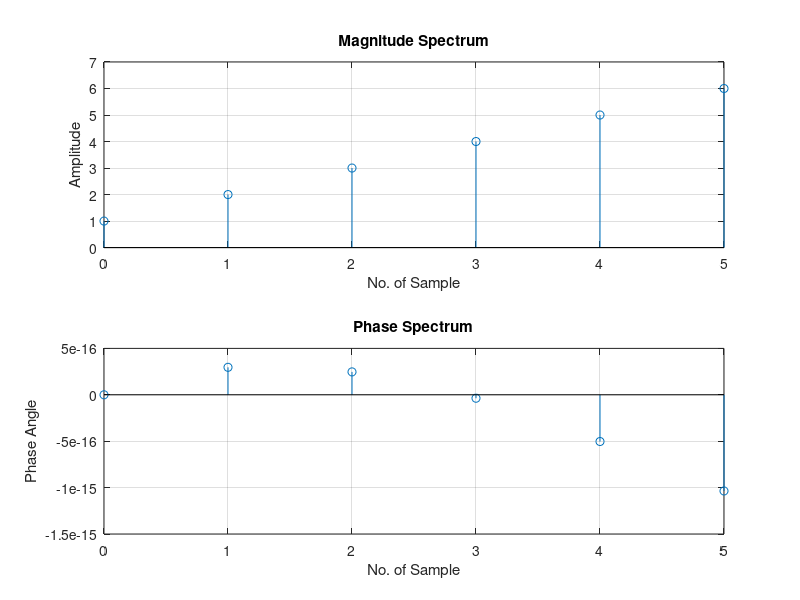

Recreate this plot in MATLAB.
clc; % Clear the command window
close all; % Close all figure windows
clear all; % Clear all variables from the workspace

% Define the sequence in the frequency domain
X = [21, -3 + 5.1962i, -3 + 1.7321i, -3, -3 - 1.7321i, -3 - 5.1962i]; 
N = 6; % Length of the IDFT

xlen = length(X); % Length of the input sequence X(K)
if N > xlen
    % If N is greater than the length of X(K), zero-pad X to length N
    X = [X zeros(1, N - xlen)];
elseif N < xlen
    % If N is less than the length of X(K), truncate X to length N
    X = X(1:N);
end

% Create vectors for n and k
n = 0:(N-1); % Time index
k = 0:(N-1); % Frequency index

% Create the matrix of nk products (outer product of n and k)
nk = n' * k;

% Construct the IDFT matrix W using the formula W = exp(i * 2 * pi / N) .^ nk
W = exp(i * 2 * pi / N) .^ nk;

% Compute the IDFT by multiplying X with W and normalizing by 1/N
x = (1 / N) * (X * W);

% Display the IDFT result in the command window
disp('The IDFT of given X(K):');
disp(x);

% Plot the Magnitude Spectrum
subplot(2,1,1); % Create a subplot for the magnitude spectrum
mag = abs(x); % Compute the magnitude of the IDFT result
stem(k, mag); % Plot the magnitude spectrum using discrete points
title('Magnitude Spectrum'); % Title of the plot
xlabel('No. of Sample'); % X-axis label
ylabel('Amplitude'); % Y-axis label
grid on; % Enable grid for better visualization

% Plot the Phase Spectrum
subplot(2,1,2); % Create a subplot for the phase spectrum
theta = angle(x); % Compute the phase angle of the IDFT result
stem(k, theta); % Plot the phase spectrum using discrete points
title('Phase Spectrum'); % Title of the plot
xlabel('No. of Sample'); % X-axis label
ylabel('Phase Angle'); % Y-axis label
grid on; % Enable grid for better visualization
